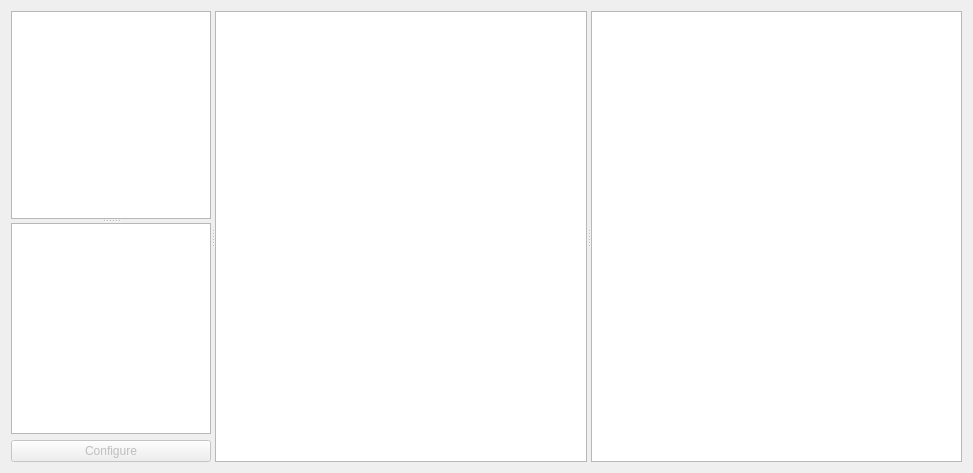
<?xml version="1.0" encoding="UTF-8"?>
<ui version="4.0">
 <class>CalibrationWindow</class>
 <widget class="QWidget" name="CalibrationWindow">
  <property name="geometry">
   <rect>
    <x>0</x>
    <y>0</y>
    <width>973</width>
    <height>473</height>
   </rect>
  </property>
  <property name="windowTitle">
   <string>Calibration Tool</string>
  </property>
  <layout class="QVBoxLayout" name="verticalLayout_3">
   <item>
    <widget class="QSplitter" name="mainSplitter">
     <property name="orientation">
      <enum>Qt::Horizontal</enum>
     </property>
     <widget class="QSplitter" name="keySplitter">
      <property name="maximumSize">
       <size>
        <width>200</width>
        <height>16777215</height>
       </size>
      </property>
      <property name="orientation">
       <enum>Qt::Vertical</enum>
      </property>
      <widget class="QListView" name="imageSets">
       <property name="maximumSize">
        <size>
         <width>200</width>
         <height>16777215</height>
        </size>
       </property>
       <property name="editTriggers">
        <set>QAbstractItemView::NoEditTriggers</set>
       </property>
       <property name="flow">
        <enum>QListView::TopToBottom</enum>
       </property>
       <property name="isWrapping" stdset="0">
        <bool>false</bool>
       </property>
       <property name="viewMode">
        <enum>QListView::IconMode</enum>
       </property>
      </widget>
      <widget class="QWidget" name="verticalLayoutWidget_2">
       <layout class="QVBoxLayout" name="verticalLayout_2">
        <item>
         <widget class="QTableView" name="pairSummary">
          <attribute name="horizontalHeaderVisible">
           <bool>false</bool>
          </attribute>
          <attribute name="verticalHeaderVisible">
           <bool>false</bool>
          </attribute>
         </widget>
        </item>
        <item>
         <widget class="QPushButton" name="genButton">
          <property name="enabled">
           <bool>false</bool>
          </property>
          <property name="text">
           <string>Configure</string>
          </property>
         </widget>
        </item>
       </layout>
      </widget>
     </widget>
     <widget class="QWidget" name="verticalLayoutWidget">
      <layout class="QVBoxLayout" name="verticalLayout">
       <item>
        <layout class="QHBoxLayout" name="CameraPairSelection"/>
       </item>
       <item>
        <widget class="QSplitter" name="imageSplitter">
         <property name="orientation">
          <enum>Qt::Horizontal</enum>
         </property>
         <widget class="QGraphicsView" name="LeftCamera"/>
         <widget class="QGraphicsView" name="RightCamera"/>
        </widget>
       </item>
      </layout>
     </widget>
    </widget>
   </item>
  </layout>
 </widget>
 <resources>
  <include location="ScannerInspectionTool.qrc"/>
 </resources>
 <connections/>
</ui>
